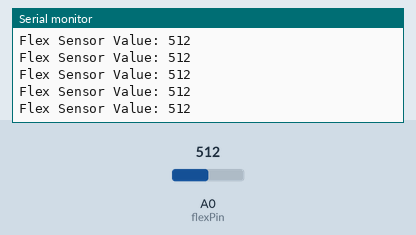
Bench run of a sketch on a simulated Arduino Uno, built with avr-gcc and run on an emulated ATmega328P. Parts: the last lines printed to the serial monitor. The inputs (shaded band) are chosen by the test bench; at power-on: A0 (flexPin) = 512.

Above: at 1.2 s.
1.3 s: A0 (flexPin) set to 716
At 1.31 s:
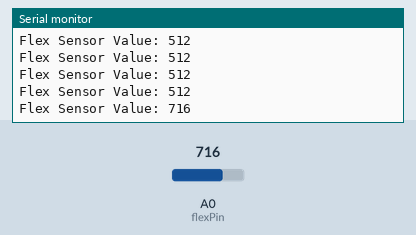
2.8 s: A0 (flexPin) set to 900
At 2.82 s:
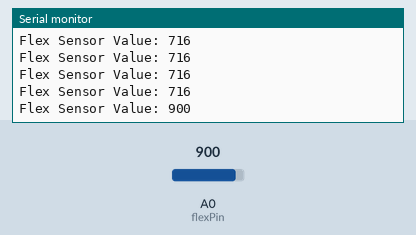
Timing chart, 0 to 5.8 s (numbered marks = the images above; inputs shaded):
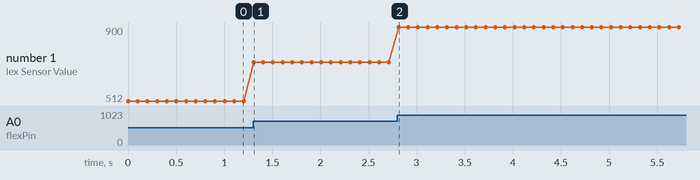

Measured:
- after the input at 1.3 s, the serial monitor: prints a new line at once (image 1)
- after the input at 2.8 s, the serial monitor: prints a new line at once (image 2)
- plotted number 1: 512 → 716 after the input at 1.3 s, 716 → 900 after the input at 2.8 s

The sketch:

sketch_oct24a.ino
```cpp
const int flexPin = A0; // Flex sensor analog pin ; defines constant integer flexPin
int flexValue; // defines flex value - stores value read from flex sensor ,

void setup() {
  // Initialize serial port
  Serial.begin(9600); // serial communication protocol because of the variable resistance (bits per second). baud rate: bits per second
}

void loop() {
  // Read flex sensor value ; this value can be scaled in max to change parameters
  flexValue = analogRead(flexPin);

  // Print the flex sensor value to the Serial Monitor
  Serial.print("Flex Sensor Value: ");
  Serial.println(flexValue);

  delay(100); // Short delay before the next loop
}
```
